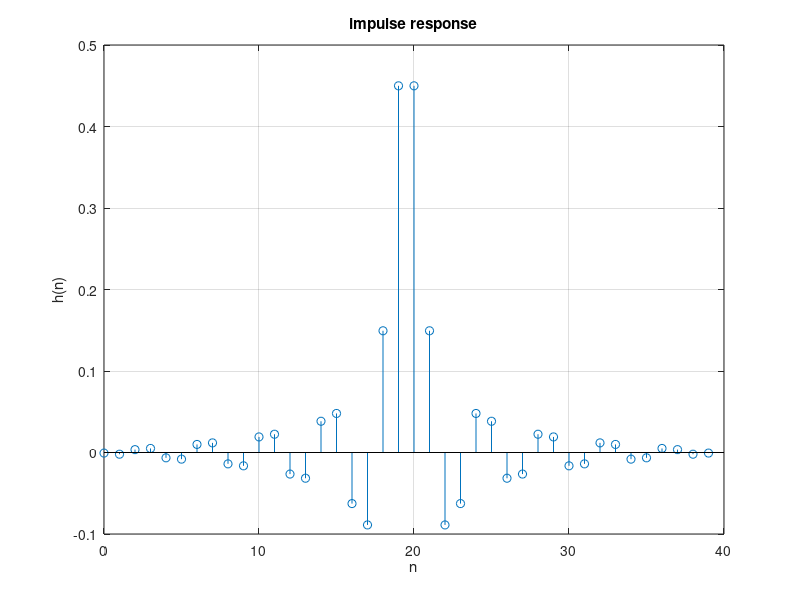
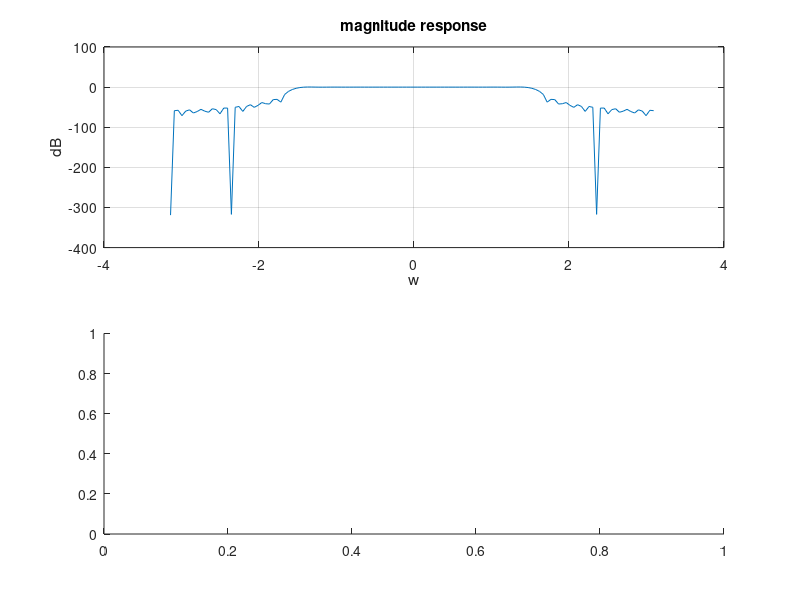

Write the MATLAB code that produced these figures, in order. (Note: this script raises an error after producing the figures.)
N = 40;
cutoff = pi/2
M = (N-1)/2
w = fftshift((0:N-1)/N*2*pi);   
w(1:N/2) = w(1:N/2)-2*pi;
Dw = zeros(1,length(w))
Dw(11:30) = 1

Gw = Dw.*exp(-i*M*w)
gn = real(ifft(ifftshift(Gw)))
wn = rectwin(N)
hn = wn .* real(gn')
figure(1)
stem([0:N-1],hn)
grid on
title('impulse response')
xlabel('n')
ylabel('h(n)')

size = 128

H = fft(hn,size)
H = fftshift(H)
o = fftshift((0:size-1)/size*2*pi)
o(1:size/2) = o(1:size/2) - 2*pi;
figure(2)
subplot(211)
plot(o,mag2db(abs(H)))
title('magnitude response')
xlabel('w')
ylabel('dB')
grid on
subplot(212)
plot(o,phase(H))
title('phase response')
xlabel('w')
ylabel('phase')
grid on 

